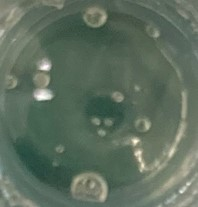
#> input picture analysis/bubble/testa.jpg, 198 x 207 px
$ python photoAnalysis.py
#> lines starting #> are read from the running program, lines starting #| are printed output that depends on the picture
import matplotlib.pyplot as plt
import matplotlib.image as im


I =im.imread('testa.jpg')
#> I is the input picture: shape (207, 198, 3); mean R, G, B 94.1, 110, 94.3
Ir = I.copy()
Ir[:,:,0]=Ir[:,:,1]
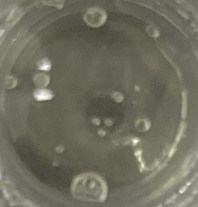
#> Ir: shape (207, 198, 3); mean R, G, B 110, 110, 94.3
Ir[:,:,2]=Ir[:,:,1]
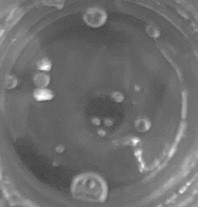
#> Ir: shape (207, 198, 3); min 68, max 255, mean 110

Irr=I.copy()

Irr[:,:,0]=Irr[:,:,2]
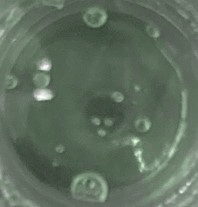
#> Irr: shape (207, 198, 3); mean R, G, B 94.3, 110, 94.3
Irr[:,:,1]=Irr[:,:,2]
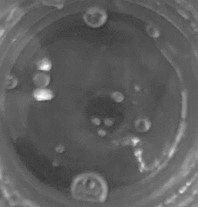
#> Irr: shape (207, 198, 3); min 51, max 251, mean 94.3

Irrr = I.copy()
Irrr[:,:,1]=Irrr[:,:,1]
Irrr[:,:,2]=Irrr[:,:,1]
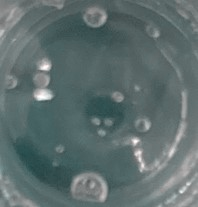
#> Irrr: shape (207, 198, 3); mean R, G, B 94.1, 110, 110

Irrrr = I.copy()
Irrrr[:,:,2]=Irrrr[:,:,2]
Irrrr[:,:,1]=Irrrr[:,:,2]
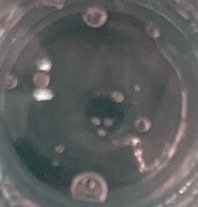
#> Irrrr: shape (207, 198, 3); mean R, G, B 94.1, 94.3, 94.3


f,ax = plt.subplots(2,2)
ax[0,0].imshow(Ir)
ax[0,1].imshow(Irr)
ax[1,0].imshow(Irrr)
ax[1,1].imshow(Irrrr)
plt.show()

# [7 lines of commented-out code are left out]

$ run again, with analysis/bubble/testc.jpg copied over analysis/bubble/testa.jpg
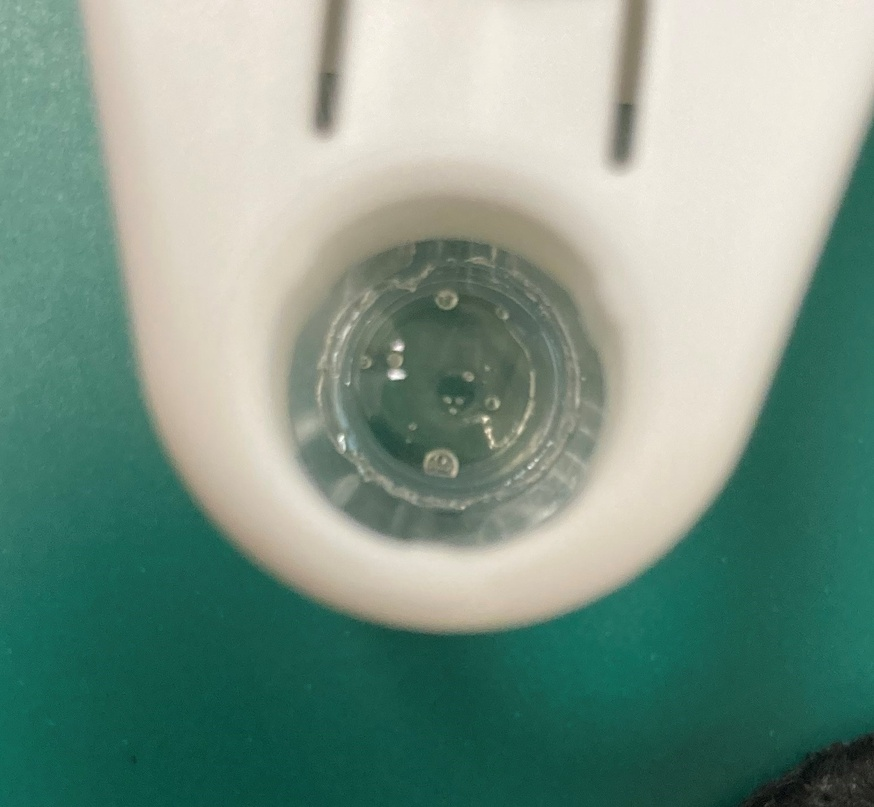
#> input picture analysis/bubble/testc.jpg, 874 x 807 px, shrunk from 1511 x 1396 before the run
#> I is the input picture: shape (807, 874, 3); mean R, G, B 125.5, 151.4, 137.2
#> `Irr[:,:,1]=Irr[:,:,2]`:
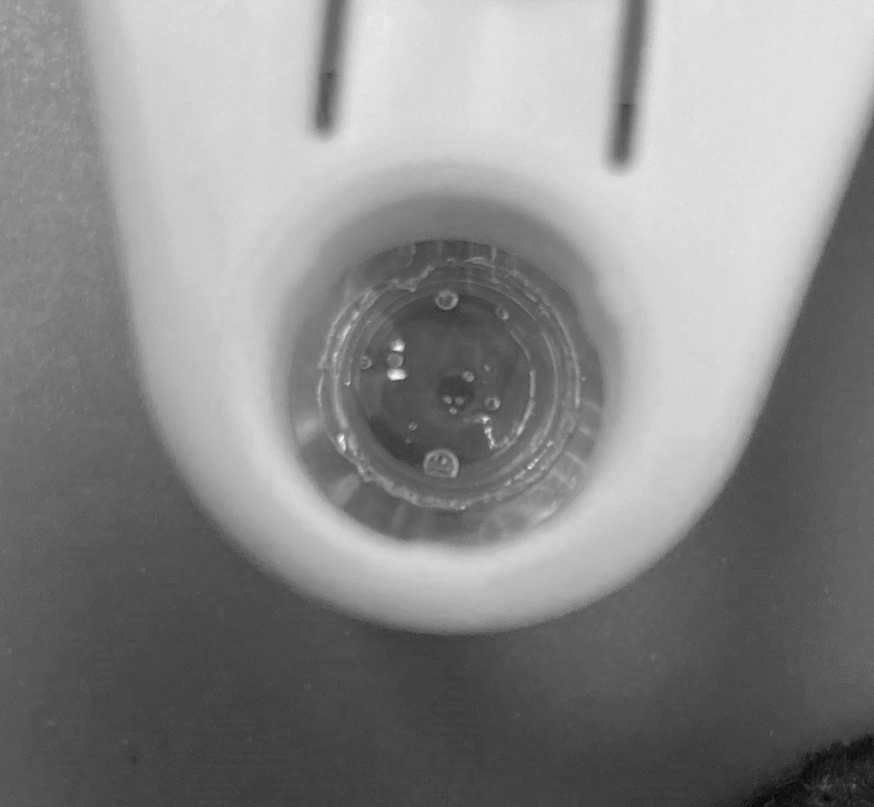
#> Irr: shape (807, 874, 3); min 4, max 250, mean 137.2
#> `Irrrr[:,:,1]=Irrrr[:,:,2]`:
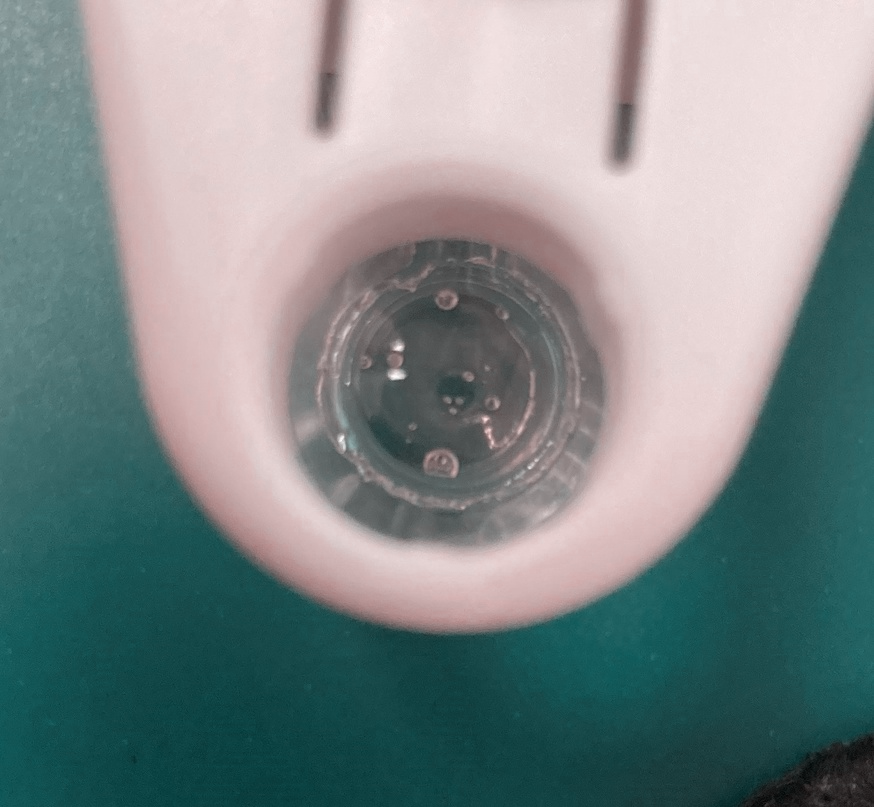
#> Irrrr: shape (807, 874, 3); mean R, G, B 125.5, 137.2, 137.2
